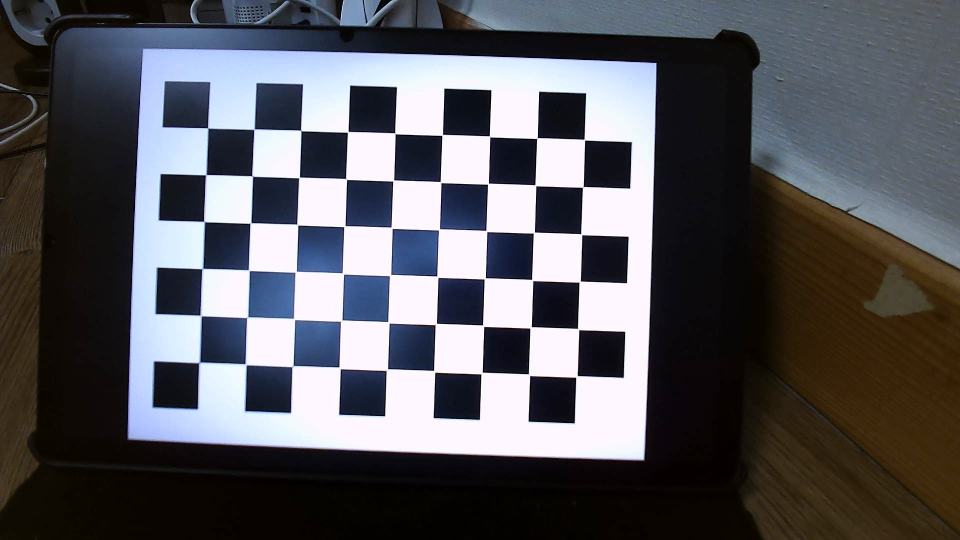
#> input picture calibration_images/1.jpg, 1920 x 1080 px (shown at 1/2 size); its folder holds 4 pictures in this run
$ python calibration.py
#> lines starting #> are read from the running program, lines starting #| are printed output that depends on the picture
import cv2
import numpy as np
import glob

# 체스보드 사이즈
chessboard_size = (9, 6)
criteria = (cv2.TERM_CRITERIA_EPS + cv2.TERM_CRITERIA_MAX_ITER, 30, 0.001)

# 3D world points (Z=0)
objp = np.zeros((np.prod(chessboard_size), 3), np.float32)
objp[:, :2] = np.mgrid[0:chessboard_size[0], 0:chessboard_size[1]].T.reshape(-1, 2)

objpoints = []
imgpoints = []

images = glob.glob('./calibration_images/*.jpg')  # 추출한 체스보드 이미지들

for fname in images:
    img = cv2.imread(fname)
#> img is the input picture: shape (1080, 1920, 3); mean B, G, R 93.4, 88.2, 88.2
    gray = cv2.cvtColor(img, cv2.COLOR_BGR2GRAY)
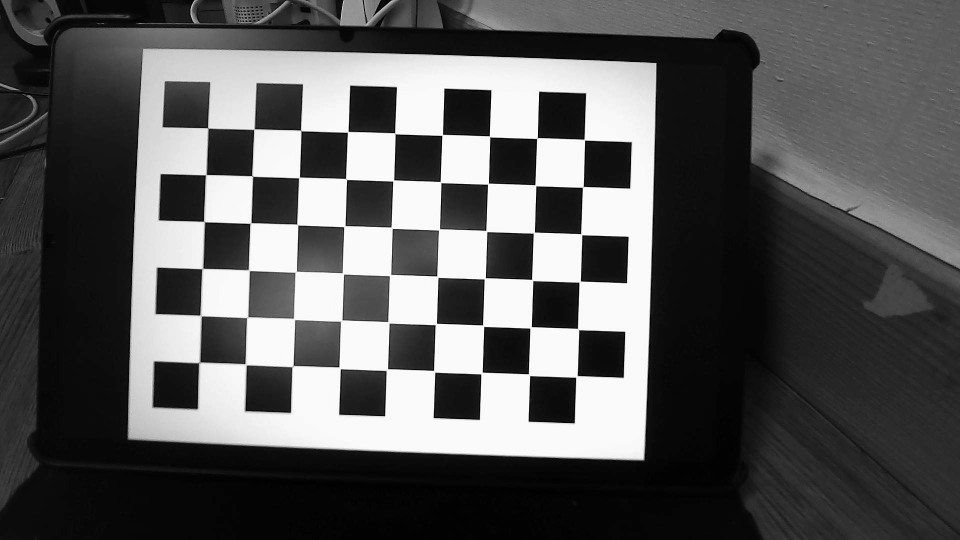
#> gray: shape (1080, 1920) (shown at 1/2 size); min 0, max 255, mean 88.8
    ret, corners = cv2.findChessboardCorners(gray, chessboard_size, None)
#> ret = True; corners = 54 rows, first 8: [415.6, 255.8], [508.5, 258.6], [602, 261.3], [696.9, 263.2], [789.6, 266.1], [883.8, 271.3], [979, 272.2], [1074.4, 276.5]

    if ret:
        objpoints.append(objp)
        corners2 = cv2.cornerSubPix(gray, corners, (11,11), (-1,-1), criteria)
#> corners2 = 54 rows, first 8: [416, 256.4], [508.5, 258.8], [602.1, 261.5], [696.1, 264.3], [790.3, 267.2], [884.8, 270.3], [979.6, 273.2], [1074.5, 276.6]
        imgpoints.append(corners2)
#> pass 2 of the loop `for fname in images:`:
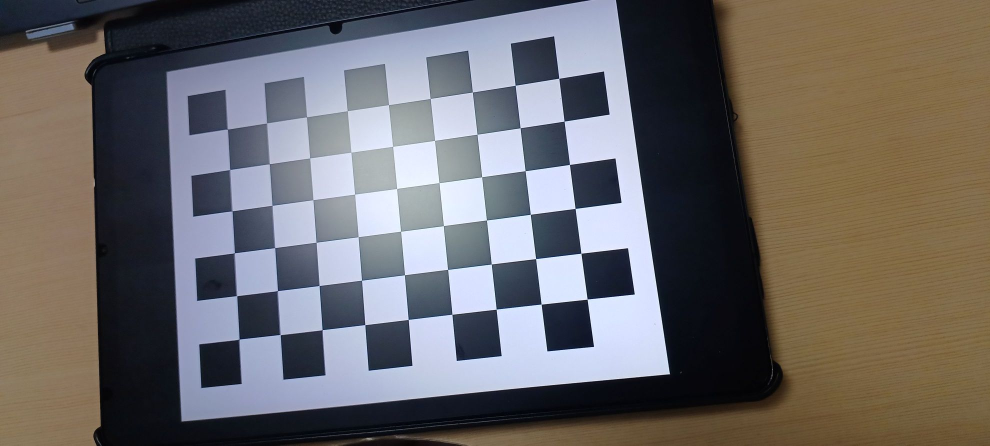
#> input picture calibration_images/10.jpg, 1980 x 891 px (shown at 1/2 size)
#> img is the input picture: shape (891, 1980, 3); mean B, G, R 103.6, 104, 107.6
#> `gray = cv2.cvtColor(img, cv2.COLOR_BGR2GRAY)`:
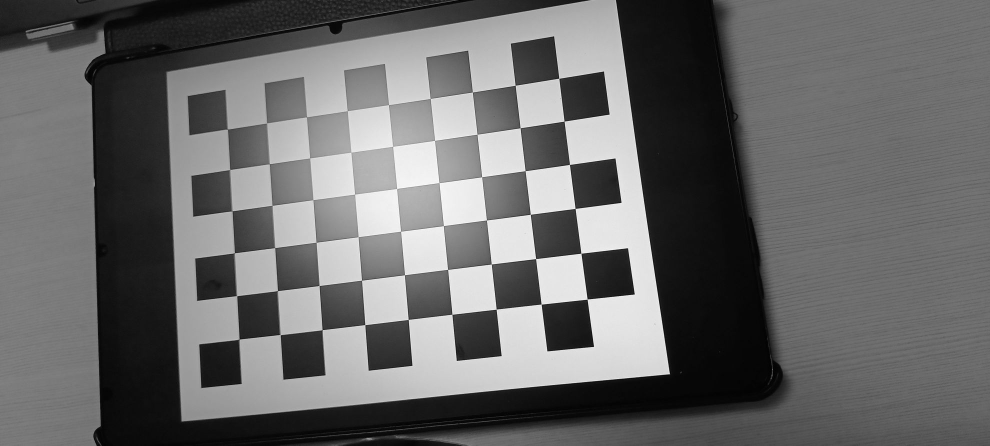
#> gray: shape (891, 1980) (shown at 1/2 size); min 0, max 253, mean 105
#> corners = 54 rows, first 8: [455.6, 258.7], [534.3, 246], [613.8, 234.4], [695.1, 222], [777.4, 209.8], [860.9, 197.4], [945.1, 184.5], [1030.6, 171]
#> corners2 = 54 rows, first 8: [455.3, 258.6], [533.8, 246.4], [613.5, 234.3], [695.1, 221.9], [777.4, 209.9], [860.8, 197.4], [945.2, 184.5], [1030.8, 171.1]
#> pass 3 of the loop `for fname in images:`:
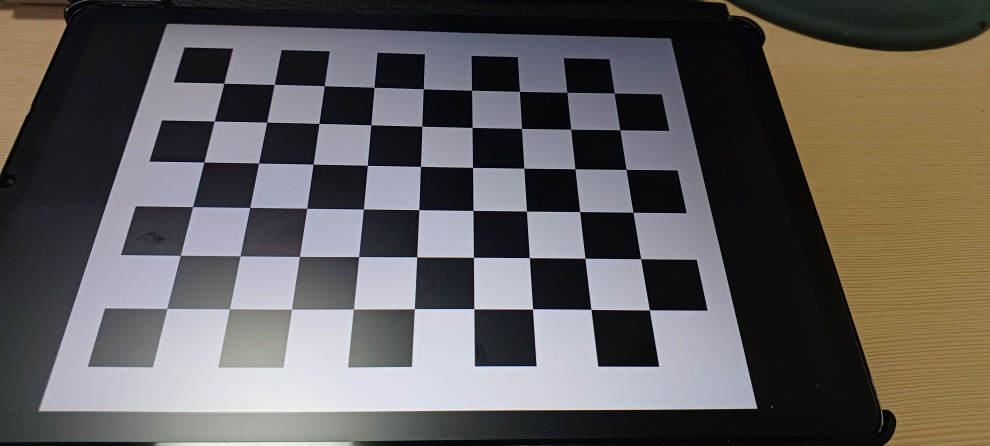
#> input picture calibration_images/11.jpg, 1980 x 891 px (shown at 1/2 size)
#> img is the input picture: shape (891, 1980, 3); mean B, G, R 91.5, 93.6, 97.3
#> `gray = cv2.cvtColor(img, cv2.COLOR_BGR2GRAY)`:
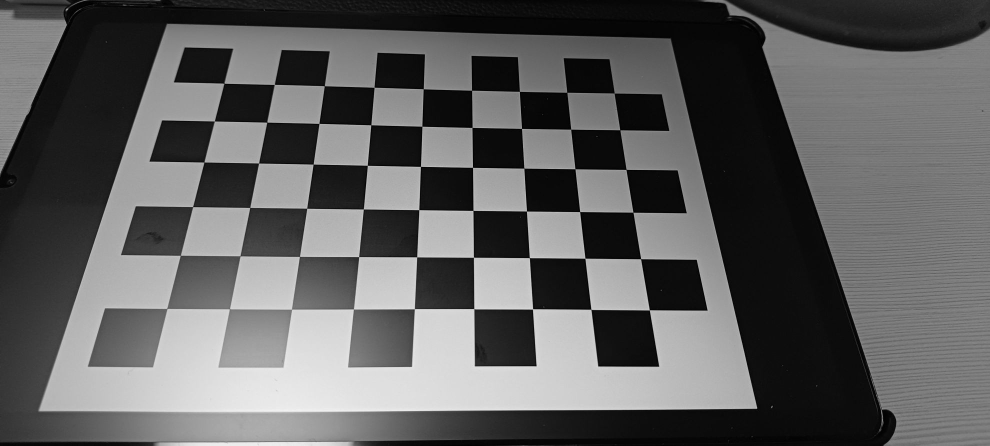
#> gray: shape (891, 1980) (shown at 1/2 size); min 0, max 245, mean 94.5
#> corners = 54 rows, first 8: [448.6, 167.3], [549.3, 169.3], [649.1, 172.1], [748.6, 175], [846.8, 178], [943.6, 181], [1039.4, 183.2], [1134.2, 185]
#> corners2 = 54 rows, first 8: [448.4, 166.9], [549, 169.4], [649.1, 172.1], [748.6, 175], [846.9, 178.1], [943.6, 180.9], [1039.3, 183.2], [1134.2, 185]
#> the loop made 4 passes; the first 3 are shown

cv2.destroyAllWindows()

# 카메라 캘리브레이션 수행
ret, mtx, dist, rvecs, tvecs = cv2.calibrateCamera(objpoints, imgpoints, gray.shape[::-1], None, None)

mean_error = 0
for i in range(len(objpoints)):
    imgpoints2, _ = cv2.projectPoints(objpoints[i], rvecs[i], tvecs[i], mtx, dist)
    error = cv2.norm(imgpoints[i], imgpoints2, cv2.NORM_L2)/len(imgpoints2)
    mean_error += error

print(f'''## Camera Calibration Results
* The number of applied images = {len(images)}
* RMS error = {mean_error/len(objpoints)}
* Camera matrix K =
{mtx}
* Distortion Coefficient (k1, k2, p1, p2, k3, ...) =
{dist}
''')


# 이미지에서 왜곡 제거 (ChatGPT도움)
for fname in images:
#> (the run stopped early here; a loop or call above may not have finished)
